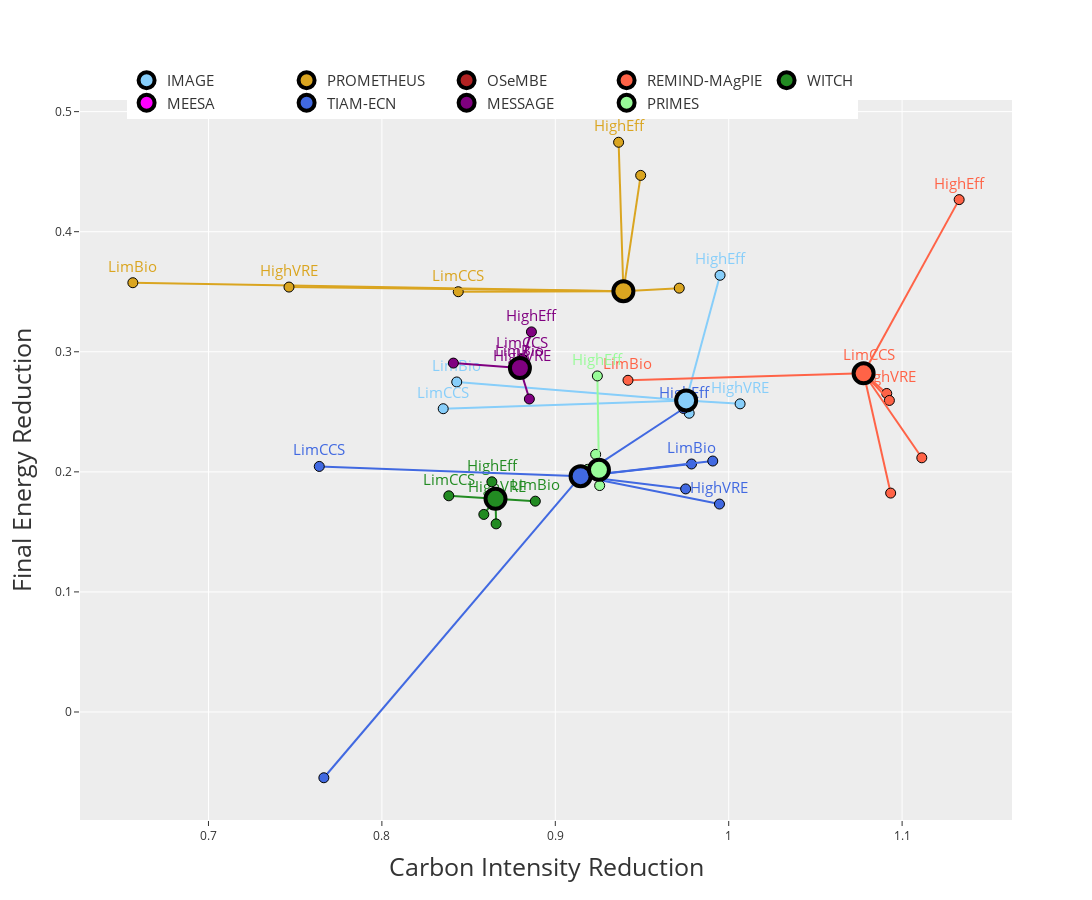

Source (notebook cell):
### Code cell
var_x = XR_i.CIred.sel(Time=2050, Model=Models_noec)
var_y = XR_i.FEred.sel(Time=2050, Model=Models_noec)

fig = make_subplots(rows=1, cols=1,
                horizontal_spacing = 0.08, vertical_spacing=0.12)

for m_i, m in enumerate(Models_noec):
        for s in ['DIAG-C400-lin-LimBio',
                'DIAG-C400-lin-LimCCS',
                'DIAG-C400-lin-LimNuclear',
                'DIAG-C400-lin-HighVRE',
                'DIAG-C400-lin-HighElectrification',
                'DIAG-C400-lin-HighH2',
                'DIAG-C400-lin-ResidualFossil',
                'DIAG-C400-lin-HighEff']:
                t = ""
                if s in ['DIAG-C400-lin-LimBio',
                #'DIAG-C400-lin-HighElectrification',
                'DIAG-C400-lin-HighVRE',
                #'DIAG-C400-lin-ResidualFossil'
                'DIAG-C400-lin-LimCCS',
                'DIAG-C400-lin-HighEff']: t = s[14:]
                fig.add_trace(go.Scatter(x=[var_x.sel(Scenario="DIAG-C400-lin", Model=m), var_x.sel(Scenario=s, Model=m)],
                                        y=[var_y.sel(Scenario="DIAG-C400-lin", Model=m), var_y.sel(Scenario=s, Model=m)], name=m,
                                        mode='lines+markers+text',
                                        showlegend=False,
                                        line={'width': 2, 'dash': 'solid'},
                                        text=["", t],
                                        textfont = dict(color=ModelCols_noec[m_i], size=15),
                                        marker={"color": ModelCols_noec[m_i],
                                                "size": 10,
                                                "line": {"color": "black", "width": 1}}
                                        ), 1, 1)
                                        
for m_i, m in enumerate(Models_noec):
        fig.add_trace(go.Scatter(x=[var_x.sel(Scenario="DIAG-C400-lin", Model=m)],
                                y=[var_y.sel(Scenario="DIAG-C400-lin", Model=m)],
                                mode='markers',
                                showlegend=True, line_width=4,
                                name=Models_raw_noec[m_i],
                                text="DIAG-C400-lin",
                                hovertemplate='<b>DIAG-C400-lin</b> <br>'+"ERT"+': %{y:.2f} <br>'+"Carbon capture"+': %{x:.2f}',
                                marker={"color": ModelCols_noec[m_i],
                                        "size": 20,
                                        "line": {"color": "black", "width": 4}}
                                ), 1, 1)

fig.update_xaxes(row=1, col=1, title="Carbon Intensity Reduction", title_font_size=25)
fig.update_yaxes(row=1, col=1, title="Final Energy Reduction", title_font_size=25)

fig.update_traces(textposition='top center')
fig.update_annotations(font_size=18)
fig.update_layout(legend=dict(x=0.05, y=1.05, orientation="h", font_size=15))
fig.update_layout(height=900, width=1500)#autosize=True)
fig.update_layout(template="ggplot2")
fig.show()
fig_mit_ls = fig

### Figure 1 — Plotly figure (JSON) as saved in the notebook; plotly's stock layout.template omitted (floating-point values rounded to 4 significant figures)
{"data": [{"line": {"dash": "solid", "width": 2}, "marker": {"color": "lightskyblue", "line": {"color": "black", "width": 1}, "size": 10}, "mode": "lines+markers+text", "name": "IMAGE 3.2", "showlegend": false, "text": ["", "LimBio"], "textfont": {"color": "lightskyblue", "size": 15}, "textposition": "top center", "type": "scatter", "x": [0.9755, 0.8432], "xaxis": "x", "y": [0.2595, 0.2749], "yaxis": "y"}, {"line": {"dash": "solid", "width": 2}, "marker": {"color": "lightskyblue", "line": {"color": "black", "width": 1}, "size": 10}, "mode": "lines+markers+text", "name": "IMAGE 3.2", "showlegend": false, "text": ["", "LimCCS"], "textfont": {"color": "lightskyblue", "size": 15}, "textposition": "top center", "type": "scatter", "x": [0.9755, 0.8354], "xaxis": "x", "y": [0.2595, 0.2526], "yaxis": "y"}, {"line": {"dash": "solid", "width": 2}, "marker": {"color": "lightskyblue", "line": {"color": "black", "width": 1}, "size": 10}, "mode": "lines+markers+text", "name": "IMAGE 3.2", "showlegend": false, "text": ["", ""], "textfont": {"color": "lightskyblue", "size": 15}, "textposition": "top center", "type": "scatter", "x": [0.9755, 0.9755], "xaxis": "x", "y": [0.2595, 0.2595], "yaxis": "y"}, {"line": {"dash": "solid", "width": 2}, "marker": {"color": "lightskyblue", "line": {"color": "black", "width": 1}, "size": 10}, "mode": "lines+markers+text", "name": "IMAGE 3.2", "showlegend": false, "text": ["", "HighVRE"], "textfont": {"color": "lightskyblue", "size": 15}, "textposition": "top center", "type": "scatter", "x": [0.9755, 1.007], "xaxis": "x", "y": [0.2595, 0.2566], "yaxis": "y"}, {"line": {"dash": "solid", "width": 2}, "marker": {"color": "lightskyblue", "line": {"color": "black", "width": 1}, "size": 10}, "mode": "lines+markers+text", "name": "IMAGE 3.2", "showlegend": false, "text": ["", ""], "textfont": {"color": "lightskyblue", "size": 15}, "textposition": "top center", "type": "scatter", "x": [0.9755, 0.9772], "xaxis": "x", "y": [0.2595, 0.2488], "yaxis": "y"}, {"line": {"dash": "solid", "width": 2}, "marker": {"color": "lightskyblue", "line": {"color": "black", "width": 1}, "size": 10}, "mode": "lines+markers+text", "name": "IMAGE 3.2", "showlegend": false, "text": ["", ""], "textfont": {"color": "lightskyblue", "size": 15}, "textposition": "top center", "type": "scatter", "x": [0.9755, null], "xaxis": "x", "y": [0.2595, null], "yaxis": "y"}, {"line": {"dash": "solid", "width": 2}, "marker": {"color": "lightskyblue", "line": {"color": "black", "width": 1}, "size": 10}, "mode": "lines+markers+text", "name": "IMAGE 3.2", "showlegend": false, "text": ["", ""], "textfont": {"color": "lightskyblue", "size": 15}, "textposition": "top center", "type": "scatter", "x": [0.9755, null], "xaxis": "x", "y": [0.2595, null], "yaxis": "y"}, {"line": {"dash": "solid", "width": 2}, "marker": {"color": "lightskyblue", "line": {"color": "black", "width": 1}, "size": 10}, "mode": "lines+markers+text", "name": "IMAGE 3.2", "showlegend": false, "text": ["", "HighEff"], "textfont": {"color": "lightskyblue", "size": 15}, "textposition": "top center", "type": "scatter", "x": [0.9755, 0.995], "xaxis": "x", "y": [0.2595, 0.3637], "yaxis": "y"}, {"line": {"dash": "solid", "width": 2}, "marker": {"color": "goldenrod", "line": {"color": "black", "width": 1}, "size": 10}, "mode": "lines+markers+text", "name": "PROMETHEUS 1.2", "showlegend": false, "text": ["", "LimBio"], "textfont": {"color": "goldenrod", "size": 15}, "textposition": "top center", "type": "scatter", "x": [0.9393, 0.6564], "xaxis": "x", "y": [0.3505, 0.3575], "yaxis": "y"}, {"line": {"dash": "solid", "width": 2}, "marker": {"color": "goldenrod", "line": {"color": "black", "width": 1}, "size": 10}, "mode": "lines+markers+text", "name": "PROMETHEUS 1.2", "showlegend": false, "text": ["", "LimCCS"], "textfont": {"color": "goldenrod", "size": 15}, "textposition": "top center", "type": "scatter", "x": [0.9393, 0.844], "xaxis": "x", "y": [0.3505, 0.35], "yaxis": "y"}, {"line": {"dash": "solid", "width": 2}, "marker": {"color": "goldenrod", "line": {"color": "black", "width": 1}, "size": 10}, "mode": "lines+markers+text", "name": "PROMETHEUS 1.2", "showlegend": false, "text": ["", ""], "textfont": {"color": "goldenrod", "size": 15}, "textposition": "top center", "type": "scatter", "x": [0.9393, 0.9715], "xaxis": "x", "y": [0.3505, 0.353], "yaxis": "y"}, {"line": {"dash": "solid", "width": 2}, "marker": {"color": "goldenrod", "line": {"color": "black", "width": 1}, "size": 10}, "mode": "lines+markers+text", "name": "PROMETHEUS 1.2", "showlegend": false, "text": ["", "HighVRE"], "textfont": {"color": "goldenrod", "size": 15}, "textposition": "top center", "type": "scatter", "x": [0.9393, 0.7464], "xaxis": "x", "y": [0.3505, 0.3539], "yaxis": "y"}, {"line": {"dash": "solid", "width": 2}, "marker": {"color": "goldenrod", "line": {"color": "black", "width": 1}, "size": 10}, "mode": "lines+markers+text", "name": "PROMETHEUS 1.2", "showlegend": false, "text": ["", ""], "textfont": {"color": "goldenrod", "size": 15}, "textposition": "top center", "type": "scatter", "x": [0.9393, 0.9492], "xaxis": "x", "y": [0.3505, 0.4469], "yaxis": "y"}, {"line": {"dash": "solid", "width": 2}, "marker": {"color": "goldenrod", "line": {"color": "black", "width": 1}, "size": 10}, "mode": "lines+markers+text", "name": "PROMETHEUS 1.2", "showlegend": false, "text": ["", ""], "textfont": {"color": "goldenrod", "size": 15}, "textposition": "top center", "type": "scatter", "x": [0.9393, null], "xaxis": "x", "y": [0.3505, null], "yaxis": "y"}, {"line": {"dash": "solid", "width": 2}, "marker": {"color": "goldenrod", "line": {"color": "black", "width": 1}, "size": 10}, "mode": "lines+markers+text", "name": "PROMETHEUS 1.2", "showlegend": false, "text": ["", ""], "textfont": {"color": "goldenrod", "size": 15}, "textposition": "top center", "type": "scatter", "x": [0.9393, null], "xaxis": "x", "y": [0.3505, null], "yaxis": "y"}, {"line": {"dash": "solid", "width": 2}, "marker": {"color": "goldenrod", "line": {"color": "black", "width": 1}, "size": 10}, "mode": "lines+markers+text", "name": "PROMETHEUS 1.2", "showlegend": false, "text": ["", "HighEff"], "textfont": {"color": "goldenrod", "size": 15}, "textposition": "top center", "type": "scatter", "x": [0.9393, 0.9365], "xaxis": "x", "y": [0.3505, 0.4745], "yaxis": "y"}, {"line": {"dash": "solid", "width": 2}, "marker": {"color": "firebrick", "line": {"color": "black", "width": 1}, "size": 10}, "mode": "lines+markers+text", "name": "OSeMBE v1.0.0", "showlegend": false, "text": ["", "LimBio"], "textfont": {"color": "firebrick", "size": 15}, "textposition": "top center", "type": "scatter", "x": [null, null], "xaxis": "x", "y": [null, null], "yaxis": "y"}, {"line": {"dash": "solid", "width": 2}, "marker": {"color": "firebrick", "line": {"color": "black", "width": 1}, "size": 10}, "mode": "lines+markers+text", "name": "OSeMBE v1.0.0", "showlegend": false, "text": ["", "LimCCS"], "textfont": {"color": "firebrick", "size": 15}, "textposition": "top center", "type": "scatter", "x": [null, null], "xaxis": "x", "y": [null, null], "yaxis": "y"}, {"line": {"dash": "solid", "width": 2}, "marker": {"color": "firebrick", "line": {"color": "black", "width": 1}, "size": 10}, "mode": "lines+markers+text", "name": "OSeMBE v1.0.0", "showlegend": false, "text": ["", ""], "textfont": {"color": "firebrick", "size": 15}, "textposition": "top center", "type": "scatter", "x": [null, null], "xaxis": "x", "y": [null, null], "yaxis": "y"}, {"line": {"dash": "solid", "width": 2}, "marker": {"color": "firebrick", "line": {"color": "black", "width": 1}, "size": 10}, "mode": "lines+markers+text", "name": "OSeMBE v1.0.0", "showlegend": false, "text": ["", "HighVRE"], "textfont": {"color": "firebrick", "size": 15}, "textposition": "top center", "type": "scatter", "x": [null, null], "xaxis": "x", "y": [null, null], "yaxis": "y"}, {"line": {"dash": "solid", "width": 2}, "marker": {"color": "firebrick", "line": {"color": "black", "width": 1}, "size": 10}, "mode": "lines+markers+text", "name": "OSeMBE v1.0.0", "showlegend": false, "text": ["", ""], "textfont": {"color": "firebrick", "size": 15}, "textposition": "top center", "type": "scatter", "x": [null, null], "xaxis": "x", "y": [null, null], "yaxis": "y"}, {"line": {"dash": "solid", "width": 2}, "marker": {"color": "firebrick", "line": {"color": "black", "width": 1}, "size": 10}, "mode": "lines+markers+text", "name": "OSeMBE v1.0.0", "showlegend": false, "text": ["", ""], "textfont": {"color": "firebrick", "size": 15}, "textposition": "top center", "type": "scatter", "x": [null, null], "xaxis": "x", "y": [null, null], "yaxis": "y"}, {"line": {"dash": "solid", "width": 2}, "marker": {"color": "firebrick", "line": {"color": "black", "width": 1}, "size": 10}, "mode": "lines+markers+text", "name": "OSeMBE v1.0.0", "showlegend": false, "text": ["", ""], "textfont": {"color": "firebrick", "size": 15}, "textposition": "top center", "type": "scatter", "x": [null, null], "xaxis": "x", "y": [null, null], "yaxis": "y"}, {"line": {"dash": "solid", "width": 2}, "marker": {"color": "firebrick", "line": {"color": "black", "width": 1}, "size": 10}, "mode": "lines+markers+text", "name": "OSeMBE v1.0.0", "showlegend": false, "text": ["", "HighEff"], "textfont": {"color": "firebrick", "size": 15}, "textposition": "top center", "type": "scatter", "x": [null, null], "xaxis": "x", "y": [null, null], "yaxis": "y"}, {"line": {"dash": "solid", "width": 2}, "marker": {"color": "tomato", "line": {"color": "black", "width": 1}, "size": 10}, "mode": "lines+markers+text", "name": "REMIND 2.1", "showlegend": false, "text": ["", "LimBio"], "textfont": {"color": "tomato", "size": 15}, "textposition": "top center", "type": "scatter", "x": [1.078, 0.9419], "xaxis": "x", "y": [0.2821, 0.2763], "yaxis": "y"}, {"line": {"dash": "solid", "width": 2}, "marker": {"color": "tomato", "line": {"color": "black", "width": 1}, "size": 10}, "mode": "lines+markers+text", "name": "REMIND 2.1", "showlegend": false, "text": ["", "LimCCS"], "textfont": {"color": "tomato", "size": 15}, "textposition": "top center", "type": "scatter", "x": [1.078, 1.081], "xaxis": "x", "y": [0.2821, 0.2844], "yaxis": "y"}, {"line": {"dash": "solid", "width": 2}, "marker": {"color": "tomato", "line": {"color": "black", "width": 1}, "size": 10}, "mode": "lines+markers+text", "name": "REMIND 2.1", "showlegend": false, "text": ["", ""], "textfont": {"color": "tomato", "size": 15}, "textposition": "top center", "type": "scatter", "x": [1.078, 1.079], "xaxis": "x", "y": [0.2821, 0.2834], "yaxis": "y"}, {"line": {"dash": "solid", "width": 2}, "marker": {"color": "tomato", "line": {"color": "black", "width": 1}, "size": 10}, "mode": "lines+markers+text", "name": "REMIND 2.1", "showlegend": false, "text": ["", "HighVRE"], "textfont": {"color": "tomato", "size": 15}, "textposition": "top center", "type": "scatter", "x": [1.078, 1.091], "xaxis": "x", "y": [0.2821, 0.2653], "yaxis": "y"}, {"line": {"dash": "solid", "width": 2}, "marker": {"color": "tomato", "line": {"color": "black", "width": 1}, "size": 10}, "mode": "lines+markers+text", "name": "REMIND 2.1", "showlegend": false, "text": ["", ""], "textfont": {"color": "tomato", "size": 15}, "textposition": "top center", "type": "scatter", "x": [1.078, 1.093], "xaxis": "x", "y": [0.2821, 0.2595], "yaxis": "y"}, {"line": {"dash": "solid", "width": 2}, "marker": {"color": "tomato", "line": {"color": "black", "width": 1}, "size": 10}, "mode": "lines+markers+text", "name": "REMIND 2.1", "showlegend": false, "text": ["", ""], "textfont": {"color": "tomato", "size": 15}, "textposition": "top center", "type": "scatter", "x": [1.078, 1.093], "xaxis": "x", "y": [0.2821, 0.1823], "yaxis": "y"}, {"line": {"dash": "solid", "width": 2}, "marker": {"color": "tomato", "line": {"color": "black", "width": 1}, "size": 10}, "mode": "lines+markers+text", "name": "REMIND 2.1", "showlegend": false, "text": ["", ""], "textfont": {"color": "tomato", "size": 15}, "textposition": "top center", "type": "scatter", "x": [1.078, 1.111], "xaxis": "x", "y": [0.2821, 0.2117], "yaxis": "y"}, {"line": {"dash": "solid", "width": 2}, "marker": {"color": "tomato", "line": {"color": "black", "width": 1}, "size": 10}, "mode": "lines+markers+text", "name": "REMIND 2.1", "showlegend": false, "text": ["", "HighEff"], "textfont": {"color": "tomato", "size": 15}, "textposition": "top center", "type": "scatter", "x": [1.078, 1.133], "xaxis": "x", "y": [0.2821, 0.4267], "yaxis": "y"}, {"line": {"dash": "solid", "width": 2}, "marker": {"color": "forestgreen", "line": {"color": "black", "width": 1}, "size": 10}, "mode": "lines+markers+text", "name": "WITCH 5.1", "showlegend": false, "text": ["", "LimBio"], "textfont": {"color": "forestgreen", "size": 15}, "textposition": "top center", "type": "scatter", "x": [0.8655, 0.8885], "xaxis": "x", "y": [0.1775, 0.1756], "yaxis": "y"}, {"line": {"dash": "solid", "width": 2}, "marker": {"color": "forestgreen", "line": {"color": "black", "width": 1}, "size": 10}, "mode": "lines+markers+text", "name": "WITCH 5.1", "showlegend": false, "text": ["", "LimCCS"], "textfont": {"color": "forestgreen", "size": 15}, "textposition": "top center", "type": "scatter", "x": [0.8655, 0.8386], "xaxis": "x", "y": [0.1775, 0.18], "yaxis": "y"}, {"line": {"dash": "solid", "width": 2}, "marker": {"color": "forestgreen", "line": {"color": "black", "width": 1}, "size": 10}, "mode": "lines+markers+text", "name": "WITCH 5.1", "showlegend": false, "text": ["", ""], "textfont": {"color": "forestgreen", "size": 15}, "textposition": "top center", "type": "scatter", "x": [0.8655, 0.8588], "xaxis": "x", "y": [0.1775, 0.1645], "yaxis": "y"}, {"line": {"dash": "solid", "width": 2}, "marker": {"color": "forestgreen", "line": {"color": "black", "width": 1}, "size": 10}, "mode": "lines+markers+text", "name": "WITCH 5.1", "showlegend": false, "text": ["", "HighVRE"], "textfont": {"color": "forestgreen", "size": 15}, "textposition": "top center", "type": "scatter", "x": [0.8655, 0.8661], "xaxis": "x", "y": [0.1775, 0.174], "yaxis": "y"}, {"line": {"dash": "solid", "width": 2}, "marker": {"color": "forestgreen", "line": {"color": "black", "width": 1}, "size": 10}, "mode": "lines+markers+text", "name": "WITCH 5.1", "showlegend": false, "text": ["", ""], "textfont": {"color": "forestgreen", "size": 15}, "textposition": "top center", "type": "scatter", "x": [0.8655, null], "xaxis": "x", "y": [0.1775, null], "yaxis": "y"}, {"line": {"dash": "solid", "width": 2}, "marker": {"color": "forestgreen", "line": {"color": "black", "width": 1}, "size": 10}, "mode": "lines+markers+text", "name": "WITCH 5.1", "showlegend": false, "text": ["", ""], "textfont": {"color": "forestgreen", "size": 15}, "textposition": "top center", "type": "scatter", "x": [0.8655, 0.8659], "xaxis": "x", "y": [0.1775, 0.1567], "yaxis": "y"}, {"line": {"dash": "solid", "width": 2}, "marker": {"color": "forestgreen", "line": {"color": "black", "width": 1}, "size": 10}, "mode": "lines+markers+text", "name": "WITCH 5.1", "showlegend": false, "text": ["", ""], "textfont": {"color": "forestgreen", "size": 15}, "textposition": "top center", "type": "scatter", "x": [0.8655, null], "xaxis": "x", "y": [0.1775, null], "yaxis": "y"}, {"line": {"dash": "solid", "width": 2}, "marker": {"color": "forestgreen", "line": {"color": "black", "width": 1}, "size": 10}, "mode": "lines+markers+text", "name": "WITCH 5.1", "showlegend": false, "text": ["", "HighEff"], "textfont": {"color": "forestgreen", "size": 15}, "textposition": "top center", "type": "scatter", "x": [0.8655, 0.8634], "xaxis": "x", "y": [0.1775, 0.1917], "yaxis": "y"}, {"line": {"dash": "solid", "width": 2}, "marker": {"color": "magenta", "line": {"color": "black", "width": 1}, "size": 10}, "mode": "lines+markers+text", "name": "MEESA v1.1", "showlegend": false, "text": ["", "LimBio"], "textfont": {"color": "magenta", "size": 15}, "textposition": "top center", "type": "scatter", "x": [null, null], "xaxis": "x", "y": [null, null], "yaxis": "y"}, {"line": {"dash": "solid", "width": 2}, "marker": {"color": "magenta", "line": {"color": "black", "width": 1}, "size": 10}, "mode": "lines+markers+text", "name": "MEESA v1.1", "showlegend": false, "text": ["", "LimCCS"], "textfont": {"color": "magenta", "size": 15}, "textposition": "top center", "type": "scatter", "x": [null, null], "xaxis": "x", "y": [null, null], "yaxis": "y"}, {"line": {"dash": "solid", "width": 2}, "marker": {"color": "magenta", "line": {"color": "black", "width": 1}, "size": 10}, "mode": "lines+markers+text", "name": "MEESA v1.1", "showlegend": false, "text": ["", ""], "textfont": {"color": "magenta", "size": 15}, "textposition": "top center", "type": "scatter", "x": [null, null], "xaxis": "x", "y": [null, null], "yaxis": "y"}, {"line": {"dash": "solid", "width": 2}, "marker": {"color": "magenta", "line": {"color": "black", "width": 1}, "size": 10}, "mode": "lines+markers+text", "name": "MEESA v1.1", "showlegend": false, "text": ["", "HighVRE"], "textfont": {"color": "magenta", "size": 15}, "textposition": "top center", "type": "scatter", "x": [null, null], "xaxis": "x", "y": [null, null], "yaxis": "y"}, {"line": {"dash": "solid", "width": 2}, "marker": {"color": "magenta", "line": {"color": "black", "width": 1}, "size": 10}, "mode": "lines+markers+text", "name": "MEESA v1.1", "showlegend": false, "text": ["", ""], "textfont": {"color": "magenta", "size": 15}, "textposition": "top center", "type": "scatter", "x": [null, null], "xaxis": "x", "y": [null, null], "yaxis": "y"}, {"line": {"dash": "solid", "width": 2}, "marker": {"color": "magenta", "line": {"color": "black", "width": 1}, "size": 10}, "mode": "lines+markers+text", "name": "MEESA v1.1", "showlegend": false, "text": ["", ""], "textfont": {"color": "magenta", "size": 15}, "textposition": "top center", "type": "scatter", "x": [null, null], "xaxis": "x", "y": [null, null], "yaxis": "y"}, {"line": {"dash": "solid", "width": 2}, "marker": {"color": "magenta", "line": {"color": "black", "width": 1}, "size": 10}, "mode": "lines+markers+text", "name": "MEESA v1.1", "showlegend": false, "text": ["", ""], "textfont": {"color": "magenta", "size": 15}, "textposition": "top center", "type": "scatter", "x": [null, null], "xaxis": "x", "y": [null, null], "yaxis": "y"}, {"line": {"dash": "solid", "width": 2}, "marker": {"color": "magenta", "line": {"color": "black", "width": 1}, "size": 10}, "mode": "lines+markers+text", "name": "MEESA v1.1", "showlegend": false, "text": ["", "HighEff"], "textfont": {"color": "magenta", "size": 15}, "textposition": "top center", "type": "scatter", "x": [null, null], "xaxis": "x", "y": [null, null], "yaxis": "y"}, {"line": {"dash": "solid", "width": 2}, "marker": {"color": "royalblue", "line": {"color": "black", "width": 1}, "size": 10}, "mode": "lines+markers+text", "name": "TIAM-ECN 1.2", "showlegend": false, "text": ["", "LimBio"], "textfont": {"color": "royalblue", "size": 15}, "textposition": "top center", "type": "scatter", "x": [0.9146, 0.9785], "xaxis": "x", "y": [0.1964, 0.2065], "yaxis": "y"}, {"line": {"dash": "solid", "width": 2}, "marker": {"color": "royalblue", "line": {"color": "black", "width": 1}, "size": 10}, "mode": "lines+markers+text", "name": "TIAM-ECN 1.2", "showlegend": false, "text": ["", "LimCCS"], "textfont": {"color": "royalblue", "size": 15}, "textposition": "top center", "type": "scatter", "x": [0.9146, 0.7639], "xaxis": "x", "y": [0.1964, 0.2045], "yaxis": "y"}, {"line": {"dash": "solid", "width": 2}, "marker": {"color": "royalblue", "line": {"color": "black", "width": 1}, "size": 10}, "mode": "lines+markers+text", "name": "TIAM-ECN 1.2", "showlegend": false, "text": ["", ""], "textfont": {"color": "royalblue", "size": 15}, "textposition": "top center", "type": "scatter", "x": [0.9146, 0.9752], "xaxis": "x", "y": [0.1964, 0.1858], "yaxis": "y"}, {"line": {"dash": "solid", "width": 2}, "marker": {"color": "royalblue", "line": {"color": "black", "width": 1}, "size": 10}, "mode": "lines+markers+text", "name": "TIAM-ECN 1.2", "showlegend": false, "text": ["", "HighVRE"], "textfont": {"color": "royalblue", "size": 15}, "textposition": "top center", "type": "scatter", "x": [0.9146, 0.9947], "xaxis": "x", "y": [0.1964, 0.1732], "yaxis": "y"}, {"line": {"dash": "solid", "width": 2}, "marker": {"color": "royalblue", "line": {"color": "black", "width": 1}, "size": 10}, "mode": "lines+markers+text", "name": "TIAM-ECN 1.2", "showlegend": false, "text": ["", ""], "textfont": {"color": "royalblue", "size": 15}, "textposition": "top center", "type": "scatter", "x": [0.9146, 0.9908], "xaxis": "x", "y": [0.1964, 0.209], "yaxis": "y"}, {"line": {"dash": "solid", "width": 2}, "marker": {"color": "royalblue", "line": {"color": "black", "width": 1}, "size": 10}, "mode": "lines+markers+text", "name": "TIAM-ECN 1.2", "showlegend": false, "text": ["", ""], "textfont": {"color": "royalblue", "size": 15}, "textposition": "top center", "type": "scatter", "x": [0.9146, 0.7665], "xaxis": "x", "y": [0.1964, -0.05477], "yaxis": "y"}, {"line": {"dash": "solid", "width": 2}, "marker": {"color": "royalblue", "line": {"color": "black", "width": 1}, "size": 10}, "mode": "lines+markers+text", "name": "TIAM-ECN 1.2", "showlegend": false, "text": ["", ""], "textfont": {"color": "royalblue", "size": 15}, "textposition": "top center", "type": "scatter", "x": [0.9146, null], "xaxis": "x", "y": [0.1964, null], "yaxis": "y"}, {"line": {"dash": "solid", "width": 2}, "marker": {"color": "royalblue", "line": {"color": "black", "width": 1}, "size": 10}, "mode": "lines+markers+text", "name": "TIAM-ECN 1.2", "showlegend": false, "text": ["", "HighEff"], "textfont": {"color": "royalblue", "size": 15}, "textposition": "top center", "type": "scatter", "x": [0.9146, 0.974], "xaxis": "x", "y": [0.1964, 0.2527], "yaxis": "y"}, {"line": {"dash": "solid", "width": 2}, "marker": {"color": "purple", "line": {"color": "black", "width": 1}, "size": 10}, "mode": "lines+markers+text", "name": "MESSAGEix-GLOBIOM 1.2", "showlegend": false, "text": ["", "LimBio"], "textfont": {"color": "purple", "size": 15}, "textposition": "top center", "type": "scatter", "x": [0.8796, 0.8795], "xaxis": "x", "y": [0.2865, 0.2874], "yaxis": "y"}, {"line": {"dash": "solid", "width": 2}, "marker": {"color": "purple", "line": {"color": "black", "width": 1}, "size": 10}, "mode": "lines+markers+text", "name": "MESSAGEix-GLOBIOM 1.2", "showlegend": false, "text": ["", "LimCCS"], "textfont": {"color": "purple", "size": 15}, "textposition": "top center", "type": "scatter", "x": [0.8796, 0.881], "xaxis": "x", "y": [0.2865, 0.2938], "yaxis": "y"}, {"line": {"dash": "solid", "width": 2}, "marker": {"color": "purple", "line": {"color": "black", "width": 1}, "size": 10}, "mode": "lines+markers+text", "name": "MESSAGEix-GLOBIOM 1.2", "showlegend": false, "text": ["", ""], "textfont": {"color": "purple", "size": 15}, "textposition": "top center", "type": "scatter", "x": [0.8796, 0.8798], "xaxis": "x", "y": [0.2865, 0.2882], "yaxis": "y"}, {"line": {"dash": "solid", "width": 2}, "marker": {"color": "purple", "line": {"color": "black", "width": 1}, "size": 10}, "mode": "lines+markers+text", "name": "MESSAGEix-GLOBIOM 1.2", "showlegend": false, "text": ["", "HighVRE"], "textfont": {"color": "purple", "size": 15}, "textposition": "top center", "type": "scatter", "x": [0.8796, 0.8809], "xaxis": "x", "y": [0.2865, 0.2835], "yaxis": "y"}, {"line": {"dash": "solid", "width": 2}, "marker": {"color": "purple", "line": {"color": "black", "width": 1}, "size": 10}, "mode": "lines+markers+text", "name": "MESSAGEix-GLOBIOM 1.2", "showlegend": false, "text": ["", ""], "textfont": {"color": "purple", "size": 15}, "textposition": "top center", "type": "scatter", "x": [0.8796, 0.885], "xaxis": "x", "y": [0.2865, 0.2607], "yaxis": "y"}, {"line": {"dash": "solid", "width": 2}, "marker": {"color": "purple", "line": {"color": "black", "width": 1}, "size": 10}, "mode": "lines+markers+text", "name": "MESSAGEix-GLOBIOM 1.2", "showlegend": false, "text": ["", ""], "textfont": {"color": "purple", "size": 15}, "textposition": "top center", "type": "scatter", "x": [0.8796, 0.8767], "xaxis": "x", "y": [0.2865, 0.2884], "yaxis": "y"}, {"line": {"dash": "solid", "width": 2}, "marker": {"color": "purple", "line": {"color": "black", "width": 1}, "size": 10}, "mode": "lines+markers+text", "name": "MESSAGEix-GLOBIOM 1.2", "showlegend": false, "text": ["", ""], "textfont": {"color": "purple", "size": 15}, "textposition": "top center", "type": "scatter", "x": [0.8796, 0.8412], "xaxis": "x", "y": [0.2865, 0.2906], "yaxis": "y"}, {"line": {"dash": "solid", "width": 2}, "marker": {"color": "purple", "line": {"color": "black", "width": 1}, "size": 10}, "mode": "lines+markers+text", "name": "MESSAGEix-GLOBIOM 1.2", "showlegend": false, "text": ["", "HighEff"], "textfont": {"color": "purple", "size": 15}, "textposition": "top center", "type": "scatter", "x": [0.8796, 0.8862], "xaxis": "x", "y": [0.2865, 0.3166], "yaxis": "y"}, {"line": {"dash": "solid", "width": 2}, "marker": {"color": "palegreen", "line": {"color": "black", "width": 1}, "size": 10}, "mode": "lines+markers+text", "name": "PRIMES 2022", "showlegend": false, "text": ["", "LimBio"], "textfont": {"color": "palegreen", "size": 15}, "textposition": "top center", "type": "scatter", "x": [0.9252, null], "xaxis": "x", "y": [0.2017, null], "yaxis": "y"}, {"line": {"dash": "solid", "width": 2}, "marker": {"color": "palegreen", "line": {"color": "black", "width": 1}, "size": 10}, "mode": "lines+markers+text", "name": "PRIMES 2022", "showlegend": false, "text": ["", "LimCCS"], "textfont": {"color": "palegreen", "size": 15}, "textposition": "top center", "type": "scatter", "x": [0.9252, null], "xaxis": "x", "y": [0.2017, null], "yaxis": "y"}, {"line": {"dash": "solid", "width": 2}, "marker": {"color": "palegreen", "line": {"color": "black", "width": 1}, "size": 10}, "mode": "lines+markers+text", "name": "PRIMES 2022", "showlegend": false, "text": ["", ""], "textfont": {"color": "palegreen", "size": 15}, "textposition": "top center", "type": "scatter", "x": [0.9252, 0.9187], "xaxis": "x", "y": [0.2017, 0.2021], "yaxis": "y"}, {"line": {"dash": "solid", "width": 2}, "marker": {"color": "palegreen", "line": {"color": "black", "width": 1}, "size": 10}, "mode": "lines+markers+text", "name": "PRIMES 2022", "showlegend": false, "text": ["", "HighVRE"], "textfont": {"color": "palegreen", "size": 15}, "textposition": "top center", "type": "scatter", "x": [0.9252, null], "xaxis": "x", "y": [0.2017, null], "yaxis": "y"}, {"line": {"dash": "solid", "width": 2}, "marker": {"color": "palegreen", "line": {"color": "black", "width": 1}, "size": 10}, "mode": "lines+markers+text", "name": "PRIMES 2022", "showlegend": false, "text": ["", ""], "textfont": {"color": "palegreen", "size": 15}, "textposition": "top center", "type": "scatter", "x": [0.9252, 0.9233], "xaxis": "x", "y": [0.2017, 0.2146], "yaxis": "y"}, {"line": {"dash": "solid", "width": 2}, "marker": {"color": "palegreen", "line": {"color": "black", "width": 1}, "size": 10}, "mode": "lines+markers+text", "name": "PRIMES 2022", "showlegend": false, "text": ["", ""], "textfont": {"color": "palegreen", "size": 15}, "textposition": "top center", "type": "scatter", "x": [0.9252, 0.9256], "xaxis": "x", "y": [0.2017, 0.1886], "yaxis": "y"}, {"line": {"dash": "solid", "width": 2}, "marker": {"color": "palegreen", "line": {"color": "black", "width": 1}, "size": 10}, "mode": "lines+markers+text", "name": "PRIMES 2022", "showlegend": false, "text": ["", ""], "textfont": {"color": "palegreen", "size": 15}, "textposition": "top center", "type": "scatter", "x": [0.9252, null], "xaxis": "x", "y": [0.2017, null], "yaxis": "y"}, {"line": {"dash": "solid", "width": 2}, "marker": {"color": "palegreen", "line": {"color": "black", "width": 1}, "size": 10}, "mode": "lines+markers+text", "name": "PRIMES 2022", "showlegend": false, "text": ["", "HighEff"], "textfont": {"color": "palegreen", "size": 15}, "textposition": "top center", "type": "scatter", "x": [0.9252, 0.9243], "xaxis": "x", "y": [0.2017, 0.2799], "yaxis": "y"}, {"hovertemplate": "<b>DIAG-C400-lin</b> <br>ERT: %{y:.2f} <br>Carbon capture: %{x:.2f}", "line": {"width": 4}, "marker": {"color": "lightskyblue", "line": {"color": "black", "width": 4}, "size": 20}, "mode": "markers", "name": "IMAGE", "showlegend": true, "text": "DIAG-C400-lin", "textposition": "top center", "type": "scatter", "x": [0.9755], "xaxis": "x", "y": [0.2595], "yaxis": "y"}, {"hovertemplate": "<b>DIAG-C400-lin</b> <br>ERT: %{y:.2f} <br>Carbon capture: %{x:.2f}", "line": {"width": 4}, "marker": {"color": "goldenrod", "line": {"color": "black", "width": 4}, "size": 20}, "mode": "markers", "name": "PROMETHEUS", "showlegend": true, "text": "DIAG-C400-lin", "textposition": "top center", "type": "scatter", "x": [0.9393], "xaxis": "x", "y": [0.3505], "yaxis": "y"}, {"hovertemplate": "<b>DIAG-C400-lin</b> <br>ERT: %{y:.2f} <br>Carbon capture: %{x:.2f}", "line": {"width": 4}, "marker": {"color": "firebrick", "line": {"color": "black", "width": 4}, "size": 20}, "mode": "markers", "name": "OSeMBE", "showlegend": true, "text": "DIAG-C400-lin", "textposition": "top center", "type": "scatter", "x": [null], "xaxis": "x", "y": [null], "yaxis": "y"}, {"hovertemplate": "<b>DIAG-C400-lin</b> <br>ERT: %{y:.2f} <br>Carbon capture: %{x:.2f}", "line": {"width": 4}, "marker": {"color": "tomato", "line": {"color": "black", "width": 4}, "size": 20}, "mode": "markers", "name": "REMIND-MAgPIE", "showlegend": true, "text": "DIAG-C400-lin", "textposition": "top center", "type": "scatter", "x": [1.078], "xaxis": "x", "y": [0.2821], "yaxis": "y"}, {"hovertemplate": "<b>DIAG-C400-lin</b> <br>ERT: %{y:.2f} <br>Carbon capture: %{x:.2f}", "line": {"width": 4}, "marker": {"color": "forestgreen", "line": {"color": "black", "width": 4}, "size": 20}, "mode": "markers", "name": "WITCH", "showlegend": true, "text": "DIAG-C400-lin", "textposition": "top center", "type": "scatter", "x": [0.8655], "xaxis": "x", "y": [0.1775], "yaxis": "y"}, {"hovertemplate": "<b>DIAG-C400-lin</b> <br>ERT: %{y:.2f} <br>Carbon capture: %{x:.2f}", "line": {"width": 4}, "marker": {"color": "magenta", "line": {"color": "black", "width": 4}, "size": 20}, "mode": "markers", "name": "MEESA", "showlegend": true, "text": "DIAG-C400-lin", "textposition": "top center", "type": "scatter", "x": [null], "xaxis": "x", "y": [null], "yaxis": "y"}, {"hovertemplate": "<b>DIAG-C400-lin</b> <br>ERT: %{y:.2f} <br>Carbon capture: %{x:.2f}", "line": {"width": 4}, "marker": {"color": "royalblue", "line": {"color": "black", "width": 4}, "size": 20}, "mode": "markers", "name": "TIAM-ECN", "showlegend": true, "text": "DIAG-C400-lin", "textposition": "top center", "type": "scatter", "x": [0.9146], "xaxis": "x", "y": [0.1964], "yaxis": "y"}, {"hovertemplate": "<b>DIAG-C400-lin</b> <br>ERT: %{y:.2f} <br>Carbon capture: %{x:.2f}", "line": {"width": 4}, "marker": {"color": "purple", "line": {"color": "black", "width": 4}, "size": 20}, "mode": "markers", "name": "MESSAGE", "showlegend": true, "text": "DIAG-C400-lin", "textposition": "top center", "type": "scatter", "x": [0.8796], "xaxis": "x", "y": [0.2865], "yaxis": "y"}, {"hovertemplate": "<b>DIAG-C400-lin</b> <br>ERT: %{y:.2f} <br>Carbon capture: %{x:.2f}", "line": {"width": 4}, "marker": {"color": "palegreen", "line": {"color": "black", "width": 4}, "size": 20}, "mode": "markers", "name": "PRIMES", "showlegend": true, "text": "DIAG-C400-lin", "textposition": "top center", "type": "scatter", "x": [0.9252], "xaxis": "x", "y": [0.2017], "yaxis": "y"}], "layout": {"height": 900, "legend": {"font": {"size": 15}, "orientation": "h", "x": 0.05, "y": 1.05}, "width": 1500, "xaxis": {"anchor": "y", "domain": [0, 1], "title": {"font": {"size": 25}, "text": "Carbon Intensity Reduction"}}, "yaxis": {"anchor": "x", "domain": [0, 1], "title": {"font": {"size": 25}, "text": "Final Energy Reduction"}}}}
